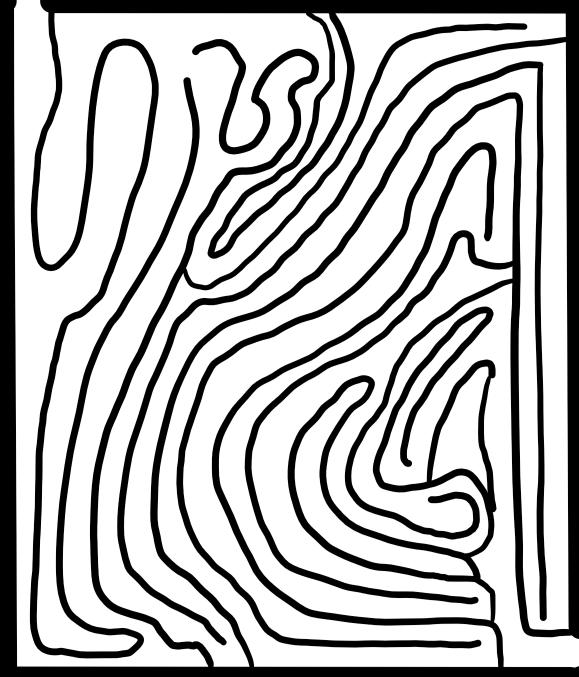
#> input picture Use/mazes/Sketch.png, 1158 x 1353 px, found by its file name (shown at 1/2 size)
$ python mazesolve.py   (older library calls are emulated)
#> lines starting #> are read from the running program, lines starting #| are printed output that depends on the picture
### Use/py_star.py
import numpy as np

import inspect
from os.path import abspath, dirname, join
from pathfinder import get_path

def a_star(weights, blocker_cutoff, start, goal, diagonal_ok = False):
    # every weight has to be at least one
    if weights.min(axis=None) < 1:
        raise ValueError("Minimum cost to move must be 1, but got {0}".format(weights.min(axis=None)))

    #Ensure start is within grid
    if(start[0] < 0 or start[1] >= weights.shape[0] or start[1] < 0 or start[1] >= weights.shape[1]):
        raise ValueError("Start of ({0}) lies outside grid.".format(start))

    #Ensure goal is within grid
    if(goal[0] < 0 or goal[1] >= weights.shape[0] or goal[1] < 0 or goal[1] >= weights.shape[1]):
        raise ValueError("Goal of ({0}) lies outside grid.".format(goal))

    height, width = weights.shape
    start_index = int(np.ravel_multi_index(start, (height, width)))
    goal_index = int(np.ravel_multi_index(goal, (height, width)))
    weights = weights.flatten()
    path = invoke_pathfinder(height,width,weights,blocker_cutoff,start_index,goal_index,diagonal_ok)
    return path

def invoke_pathfinder(height,width,weights,blocker_cutoff,start_index,goal_index,diagonal_ok):
    #Invoking C++ stuff here
    path = get_path(height, width, weights, blocker_cutoff, start_index, goal_index, diagonal_ok)
    path = np.unravel_index(path, (height,width))
    #If no path was found returns an empty tuple, otherwise tuple of path indices
    return path

### Use/pathfinder.py
# This file was automatically generated by SWIG (http://www.swig.org).
# Version 3.0.12
#
# Do not make changes to this file unless you know what you are doing--modify
# the SWIG interface file instead.

from sys import version_info as _swig_python_version_info
if _swig_python_version_info >= (2, 7, 0):
    def swig_import_helper():
        import importlib
        pkg = __name__.rpartition('.')[0]
        mname = '.'.join((pkg, '_pathfinder')).lstrip('.')
        try:
            return importlib.import_module(mname)
        except ImportError:
            return importlib.import_module('_pathfinder')
    _pathfinder = swig_import_helper()
    del swig_import_helper
elif _swig_python_version_info >= (2, 6, 0):
    # [15 lines left out: function swig_import_helper, not called in this run]
    _pathfinder = swig_import_helper()
    del swig_import_helper
else:
    import _pathfinder
del _swig_python_version_info

try:
    _swig_property = property
except NameError:
    pass  # Python < 2.2 doesn't have 'property'.

try:
    import builtins as __builtin__
except ImportError:
    import __builtin__

# [17 lines left out: function _swig_setattr_nondynamic, not called in this run]


def _swig_setattr(self, class_type, name, value):
    return _swig_setattr_nondynamic(self, class_type, name, value, 0)


# [15 lines left out: functions _swig_getattr, _swig_repr, not called in this run]

try:
    _object = object
    _newclass = 1
except __builtin__.Exception:
    class _object:
        pass
    _newclass = 0

class SwigPyIterator(_object):
    __swig_setmethods__ = {}
    __setattr__ = lambda self, name, value: _swig_setattr(self, SwigPyIterator, name, value)
    __swig_getmethods__ = {}
    __getattr__ = lambda self, name: _swig_getattr(self, SwigPyIterator, name)

    def __init__(self, *args, **kwargs):
        raise AttributeError("No constructor defined - class is abstract")
    __repr__ = _swig_repr
    __swig_destroy__ = _pathfinder.delete_SwigPyIterator
    __del__ = lambda self: None

    def value(self):
        return _pathfinder.SwigPyIterator_value(self)

    def incr(self, n=1):
        return _pathfinder.SwigPyIterator_incr(self, n)

    def decr(self, n=1):
        return _pathfinder.SwigPyIterator_decr(self, n)

    def distance(self, x):
        return _pathfinder.SwigPyIterator_distance(self, x)

    def equal(self, x):
        return _pathfinder.SwigPyIterator_equal(self, x)

    def copy(self):
        return _pathfinder.SwigPyIterator_copy(self)

    def next(self):
        return _pathfinder.SwigPyIterator_next(self)

    def __next__(self):
        return _pathfinder.SwigPyIterator___next__(self)

    def previous(self):
        return _pathfinder.SwigPyIterator_previous(self)

    def advance(self, n):
        return _pathfinder.SwigPyIterator_advance(self, n)

    def __eq__(self, x):
        return _pathfinder.SwigPyIterator___eq__(self, x)

    def __ne__(self, x):
        return _pathfinder.SwigPyIterator___ne__(self, x)

    def __iadd__(self, n):
        return _pathfinder.SwigPyIterator___iadd__(self, n)

    def __isub__(self, n):
        return _pathfinder.SwigPyIterator___isub__(self, n)

    def __add__(self, n):
        return _pathfinder.SwigPyIterator___add__(self, n)

    def __sub__(self, *args):
        return _pathfinder.SwigPyIterator___sub__(self, *args)
    def __iter__(self):
        return self
SwigPyIterator_swigregister = _pathfinder.SwigPyIterator_swigregister
SwigPyIterator_swigregister(SwigPyIterator)

class IntVec(_object):
    __swig_setmethods__ = {}
    __setattr__ = lambda self, name, value: _swig_setattr(self, IntVec, name, value)
    __swig_getmethods__ = {}
    __getattr__ = lambda self, name: _swig_getattr(self, IntVec, name)
    __repr__ = _swig_repr

    def iterator(self):
        return _pathfinder.IntVec_iterator(self)
    def __iter__(self):
        return self.iterator()

    def __nonzero__(self):
        return _pathfinder.IntVec___nonzero__(self)

    def __bool__(self):
        return _pathfinder.IntVec___bool__(self)

    def __len__(self):
        return _pathfinder.IntVec___len__(self)

    def __getslice__(self, i, j):
        return _pathfinder.IntVec___getslice__(self, i, j)

    def __setslice__(self, *args):
        return _pathfinder.IntVec___setslice__(self, *args)

    def __delslice__(self, i, j):
        return _pathfinder.IntVec___delslice__(self, i, j)

    def __delitem__(self, *args):
        return _pathfinder.IntVec___delitem__(self, *args)

    def __getitem__(self, *args):
        return _pathfinder.IntVec___getitem__(self, *args)

    def __setitem__(self, *args):
        return _pathfinder.IntVec___setitem__(self, *args)

    def pop(self):
        return _pathfinder.IntVec_pop(self)

    def append(self, x):
        return _pathfinder.IntVec_append(self, x)

    def empty(self):
        return _pathfinder.IntVec_empty(self)

    def size(self):
        return _pathfinder.IntVec_size(self)

    def swap(self, v):
        return _pathfinder.IntVec_swap(self, v)

    def begin(self):
        return _pathfinder.IntVec_begin(self)

    def end(self):
        return _pathfinder.IntVec_end(self)

    def rbegin(self):
        return _pathfinder.IntVec_rbegin(self)

    def rend(self):
        return _pathfinder.IntVec_rend(self)

    def clear(self):
        return _pathfinder.IntVec_clear(self)

    def get_allocator(self):
        return _pathfinder.IntVec_get_allocator(self)

    def pop_back(self):
        return _pathfinder.IntVec_pop_back(self)

    def erase(self, *args):
        return _pathfinder.IntVec_erase(self, *args)

    # [6 lines left out: function __init__, not called in this run]

    def push_back(self, x):
        return _pathfinder.IntVec_push_back(self, x)

    def front(self):
        return _pathfinder.IntVec_front(self)

    def back(self):
        return _pathfinder.IntVec_back(self)

    def assign(self, n, x):
        return _pathfinder.IntVec_assign(self, n, x)

    def resize(self, *args):
        return _pathfinder.IntVec_resize(self, *args)

    def insert(self, *args):
        return _pathfinder.IntVec_insert(self, *args)

    def reserve(self, n):
        return _pathfinder.IntVec_reserve(self, n)

    def capacity(self):
        return _pathfinder.IntVec_capacity(self)
    __swig_destroy__ = _pathfinder.delete_IntVec
    __del__ = lambda self: None
IntVec_swigregister = _pathfinder.IntVec_swigregister
IntVec_swigregister(IntVec)


def parse_string_to_weights(s):
    return _pathfinder.parse_string_to_weights(s)
parse_string_to_weights = _pathfinder.parse_string_to_weights

def get_path(height, width, weights, blocker_cutoff, start, exit, diagonal_ok):
    return _pathfinder.get_path(height, width, weights, blocker_cutoff, start, exit, diagonal_ok)
get_path = _pathfinder.get_path
# This file is compatible with both classic and new-style classes.

### Use/mazesolve.py
import cv2
import numpy as np
from py_star import a_star
from time import time
from os.path import basename, join, splitext, abspath, dirname

def main():
    maze_name = input("Please enter the name of the maze picture with ending: ")
#> the answer given: mazes/Sketch.png
    files = parse_filepath(maze_name)
    solve_maze(files[0], files[1])


def parse_filepath(maze_name):
    maze_fpath = join(abspath("mazes"), maze_name)
    solution_fpath = join(abspath("Solutions"), "{0}_solution.png".format(splitext(basename(maze_fpath))[0]))
    return [maze_fpath, solution_fpath]

def solve_maze(maze_path, solution_path, diagonal_ok = False):
#> called with maze_path = 'Use/mazes/mazes/Sketch.png', solution_path = 'Use/Solutions/Sketch_solution.png', diagonal_ok = False
    maze = cv2.imread(maze_path)
#> maze is the input picture: shape (1353, 1158, 3); min 0, max 255, mean 184.2
    if maze is None:
        print("no file found: {0}".format(maze_path))
        return
    else:
        print("loaded maze of shape {0}".format(maze.shape[0:2],))
#| loaded maze of shape (1353, 1158)

    grid = cv2.cvtColor(maze, cv2.COLOR_BGR2GRAY).astype(np.int)
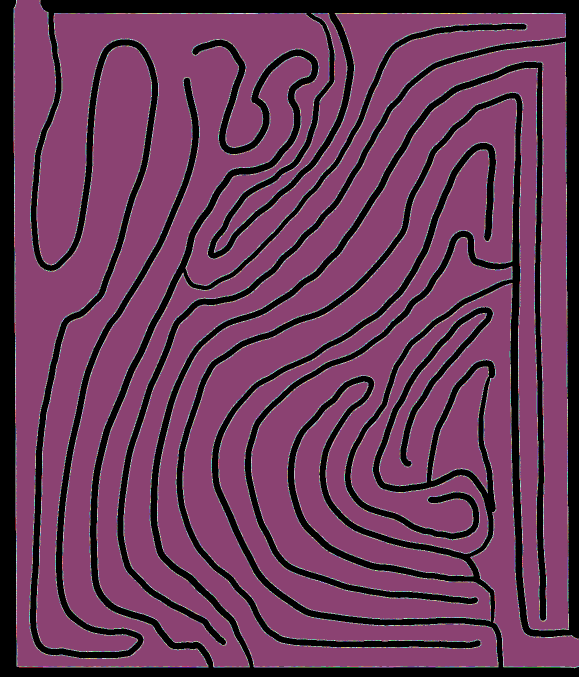
#> grid: shape (1353, 1158) int64 (shown at 1/2 size); 256 distinct labels, from 0 to 255; one colour per label, 0 black
    grid[grid == 0] = np.iinfo(np.int32).max
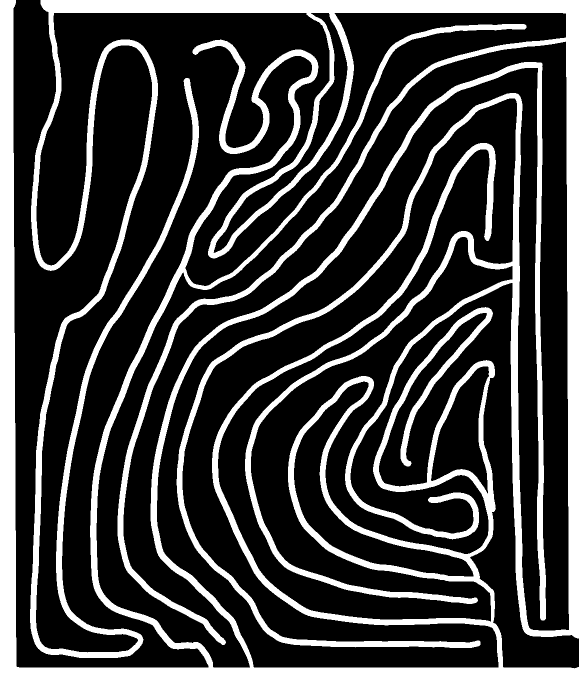
#> grid: shape (1353, 1158) int64 (shown at 1/2 size); min 1, max 2.15e+09, mean 528000997; drawn with min black and max white
    grid[grid == 255] = 1

    # start is the first white block in the top row
    start_j, = np.where(grid[0, :] == 1)
#> start_j = 45 values from 34 to 78
    start = np.array([0, start_j[0]])
#> start = [0, 34]

    # end is the first white block in the final column
    end_i, = np.where(grid[:, -1] == 1)
#> end_i = 53 values from 1279 to 1331
    end = np.array([end_i[0], grid.shape[1] - 1])
#> end = [1279, 1157]

    t0 = time()
    # set diagonal_ok=True to enable 8-connectivity
    path = a_star(grid,np.iinfo(np.int32).max, start, end, False)
#> in a_star, `start_index = int(np.ravel_multi_index(start, (height, width)))`: start_index = 34
#> in a_star, `goal_index = int(np.ravel_multi_index(goal, (height, width)))`: goal_index = 1482239
    dur = time() - t0

    if len(path[0]) > 0:
        print("found path of length {0} in {1}s".format(len(path[0]), dur))
        maze[path] = (0, 0, 255)
        print("plotting path to {0}".format(solution_path))
        cv2.imwrite(solution_path, maze)
    else:
        print("no path found")

    print("done")

if __name__ == "__main__":
    main()
#> (the call stopped at in invoke_pathfinder, `path = get_path(height, width, weights, blocker_cutoff, start_index, g..`: _pathfinder is not available in this run)
